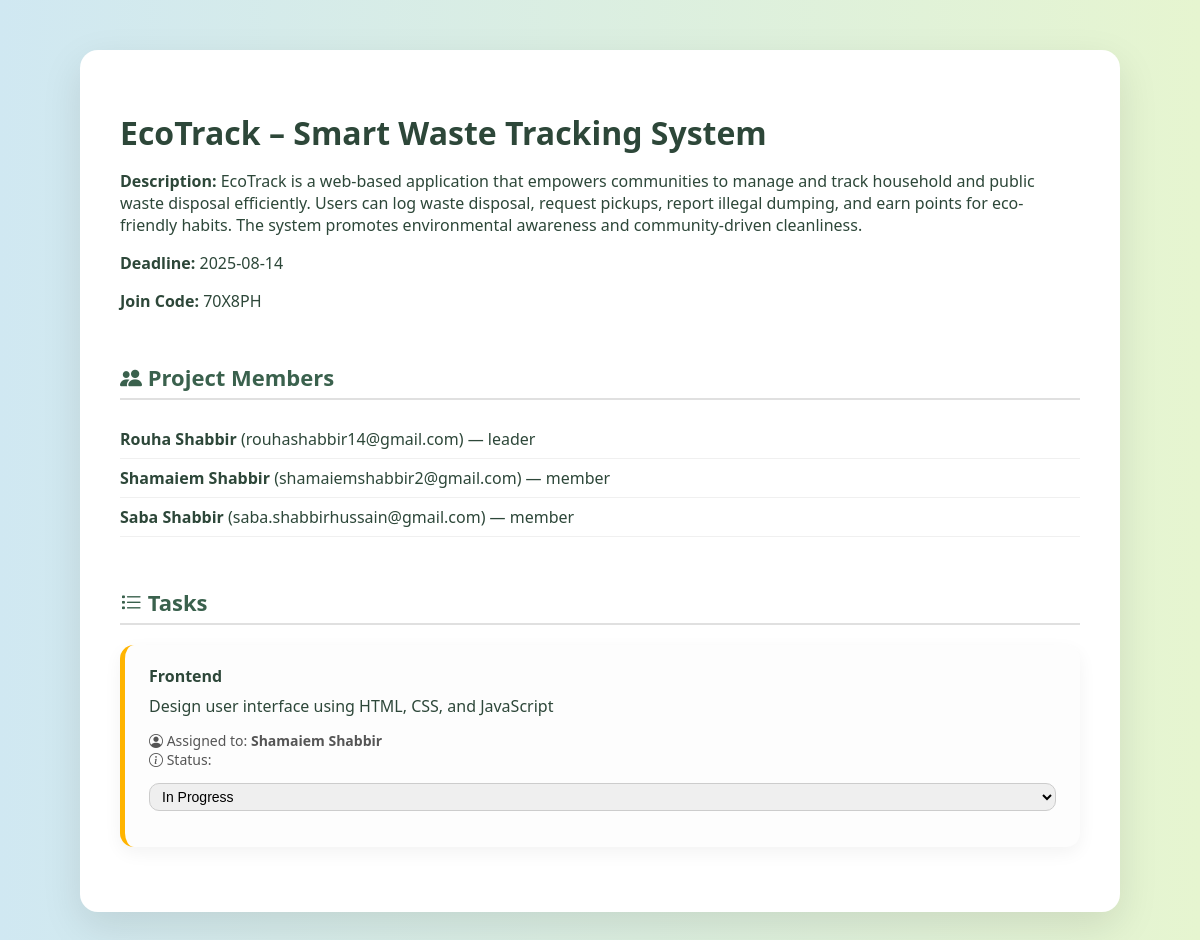
/project/3 (signed in), run on the app's committed database.
### tables this page shows
CREATE TABLE projects (
    id INTEGER PRIMARY KEY AUTOINCREMENT,
    title TEXT NOT NULL,
    description TEXT,
    deadline DATE,
    created_by INTEGER,
    created_at TIMESTAMP DEFAULT CURRENT_TIMESTAMP, join_code TEXT,
    FOREIGN KEY (created_by) REFERENCES users(id)
);

CREATE TABLE project_members (
    id INTEGER PRIMARY KEY AUTOINCREMENT,
    project_id INTEGER,
    user_id INTEGER,
    role TEXT CHECK(role IN ('leader', 'member')) DEFAULT 'member',
    FOREIGN KEY (project_id) REFERENCES projects(id),
    FOREIGN KEY (user_id) REFERENCES users(id)
);

CREATE TABLE users (
        id INTEGER PRIMARY KEY AUTOINCREMENT,
        name TEXT NOT NULL,
        email TEXT NOT NULL UNIQUE,
        password TEXT NOT NULL,
        created_at TIMESTAMP DEFAULT CURRENT_TIMESTAMP
    );

CREATE TABLE tasks (
            id INTEGER PRIMARY KEY AUTOINCREMENT,
            title TEXT NOT NULL,
            description TEXT,
            status TEXT CHECK(status IN ('not started', 'in progress', 'completed')) DEFAULT 'not started',
            assigned_to INTEGER,
            project_id INTEGER,
            FOREIGN KEY (assigned_to) REFERENCES users(id),
            FOREIGN KEY (project_id) REFERENCES projects(id)
        );

### app.py (the view, shortened to what this page needs)
@app.route('/project/<int:project_id>', methods=['GET', 'POST'])
def project_details(project_id):
    if 'user_id' not in session:
        return redirect('/login')
    conn = get_db_connection()
    conn.row_factory = sqlite3.Row
    c = conn.cursor()
    user_id = session['user_id']
    c.execute("SELECT * FROM projects WHERE id = ?", (project_id,))
    project = c.fetchone()
    c.execute("SELECT role FROM project_members WHERE project_id = ? AND user_id = ?", (project_id, user_id))
    role = c.fetchone()
    is_leader = role and role['role'] == 'leader'
    c.execute("""
        SELECT u.id, u.name, u.email, pm.role
        FROM project_members pm
        JOIN users u ON pm.user_id = u.id
        WHERE pm.project_id = ?
    """, (project_id,))
    members = c.fetchall()
    c.execute("""
    SELECT t.id, t.title, t.description, t.status, t.assigned_to, u.name as assignee_name
    FROM tasks t
    JOIN users u ON t.assigned_to = u.id
    WHERE t.project_id = ?
""", (project_id,))
    tasks = c.fetchall()
    conn.close()
    return render_template('project_details.html',
                           project=project,
                           members=members,
                           tasks=tasks,
                           is_leader=is_leader)

### app.py (called while the page is built)
def get_db_connection():
    conn = sqlite3.connect('data.db')
    conn.row_factory = sqlite3.Row
    return conn

### templates/project_details.html (shortened to what this page needs)
<!DOCTYPE html>
<html>
<head>
  <link rel="stylesheet" href="https://cdn.jsdelivr.net/npm/bootstrap-icons@1.10.5/font/bootstrap-icons.css">
</head>
<body>
  <div class="container">
    <h1>{{ project['title'] }}</h1>
    <p><strong>Description:</strong> {{ project['description'] }}</p>
    <p><strong>Deadline:</strong> {{ project['deadline'] }}</p>
    <p><strong>Join Code:</strong> {{ project['join_code'] }}</p>
    <div class="section">
      <h3><i class="bi bi-people-fill"></i> Project Members</h3>
      <ul>
        {% for m in members %}
          <li><strong>{{ m['name'] }}</strong> ({{ m['email'] }}) — {{ m['role'] }}</li>
        {% endfor %}
      </ul>
    </div>
    <div class="section">
      <h3><i class="bi bi-list-task"></i> Tasks</h3>
      {% if tasks %}
        {% for task in tasks %}
          <div class="task-card"
               style="border-left-color:
                 {% if task['status'] == 'not started' %}#999
                 {% elif task['status'] == 'in progress' %}#ffb400
                 {% elif task['status'] == 'completed' %}#28a745
                 {% else %}#ccc{% endif %};">
            <h4 style="margin: 0 0 8px;">{{ task['title'] }}</h4>
            <p style="margin: 0 0 8px;">{{ task['description'] }}</p>
            <p style="font-size: 14px; color: #555;">
              <i class="bi bi-person-circle"></i> Assigned to: <strong>{{ task['assignee_name'] }}</strong><br>
              <i class="bi bi-info-circle"></i> Status:
              {% if task['assigned_to']|int == session['user_id']|int %}
                <form method="POST" action="/update_task_status/{{ task['id'] }}" style="display: inline;">
                  <select name="status" onchange="this.form.submit()" style="padding: 4px 8px;">
                    <option value="in progress" {% if task['status'] == 'in progress' %}selected{% endif %}>In Progress</option>
                  </select>
                </form>
              {% else %}
                <em>{{ task['status']|capitalize }}</em>
              {% endif %}
            </p>
          </div>
        {% endfor %}
      {% else %}
        <p>No tasks added yet.</p>
      {% endif %}
    </div>
  </div>
</body>
</html>

### templates/project_details.html (style rules this page uses)
body { font-family: 'Segoe UI', sans-serif; background: linear-gradient(to right, #d0e8f2, #e6f5d0); margin: 0; padding: 50px 20px; color: #2d4739; }
.container { background: white; max-width: 960px; margin: auto; padding: 40px; border-radius: 18px; box-shadow: 0 14px 40px rgba(0, 0, 0, 0.1); }
h1 { font-size: 32px; font-weight: bold; margin-bottom: 10px; color: #2d4739; }
.section { margin-top: 50px; }
.section h3 { margin-bottom: 20px; font-size: 22px; color: #3a614d; border-bottom: 2px solid #e0e0e0; padding-bottom: 6px; }
ul { list-style: none; padding-left: 0; }
ul li { padding: 8px 0; border-bottom: 1px solid #f0f0f0; }
.task-card { background: #fdfdfd; border-left: 5px solid; border-radius: 14px; padding: 20px 24px; margin-bottom: 25px; position: relative; box-shadow: 0 6px 18px rgba(0,0,0,0.05); transition: transform 0.2s ease; }
input[type="text"], textarea, select { width: 100%; padding: 10px 14px; font-size: 15px; border: 1px solid #ccc; border-radius: 10px; }
select { font-size: 14px; }

### data on the page
projects: title "EcoTrack – Smart Waste Tracking System", description "EcoTrack is a web-based application that empowers communities to manage and track household and public waste disposal efficiently. Users can log waste disposal, request pickups, report illegal dumping, and earn points for eco-friendly habits. The system promotes environmental awareness and community-driven cleanliness.", deadline "2025-08-14", join_code "70X8PH"
project_members: name "Rouha Shabbir", email "rouhashabbir14@gmail.com", role "leader"
project_members: name "Shamaiem Shabbir", email "shamaiemshabbir2@gmail.com", role "member"
project_members: name "Saba Shabbir", email "saba.shabbirhussain@gmail.com", role "member"
tasks: title "Frontend", description "Design user interface using HTML, CSS, and JavaScript", assignee_name "Shamaiem Shabbir", status "In Progress"
